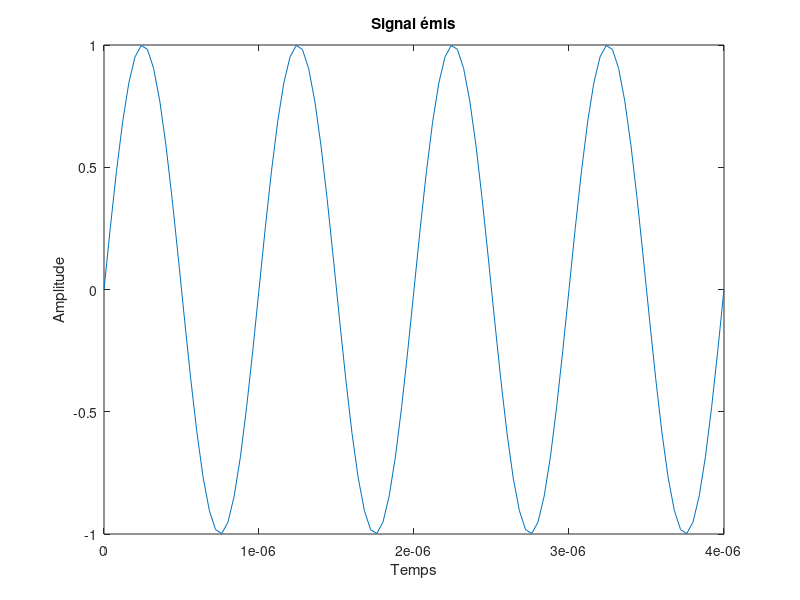

Recreate this plot in MATLAB.
% Caracteristique du signal
frequence = 1000000;               % Fréquence en Hertz
amplitude = 1;                  % Amplitude

% Axe des temps
duree = 0.000004;                                                 % Durée du signal (s)
nEchantillon = 101 ;                                        % Nombre d’échantillons temporel
temps = linspace(0,duree ,nEchantillon) ;                   % Calcul  des  instants d’échantillonnage

signal_emis = amplitude*sin(2*pi*frequence*temps);


figure
plot(temps, signal_emis);
xlabel('Temps');
ylabel('Amplitude');
title('Signal émis');